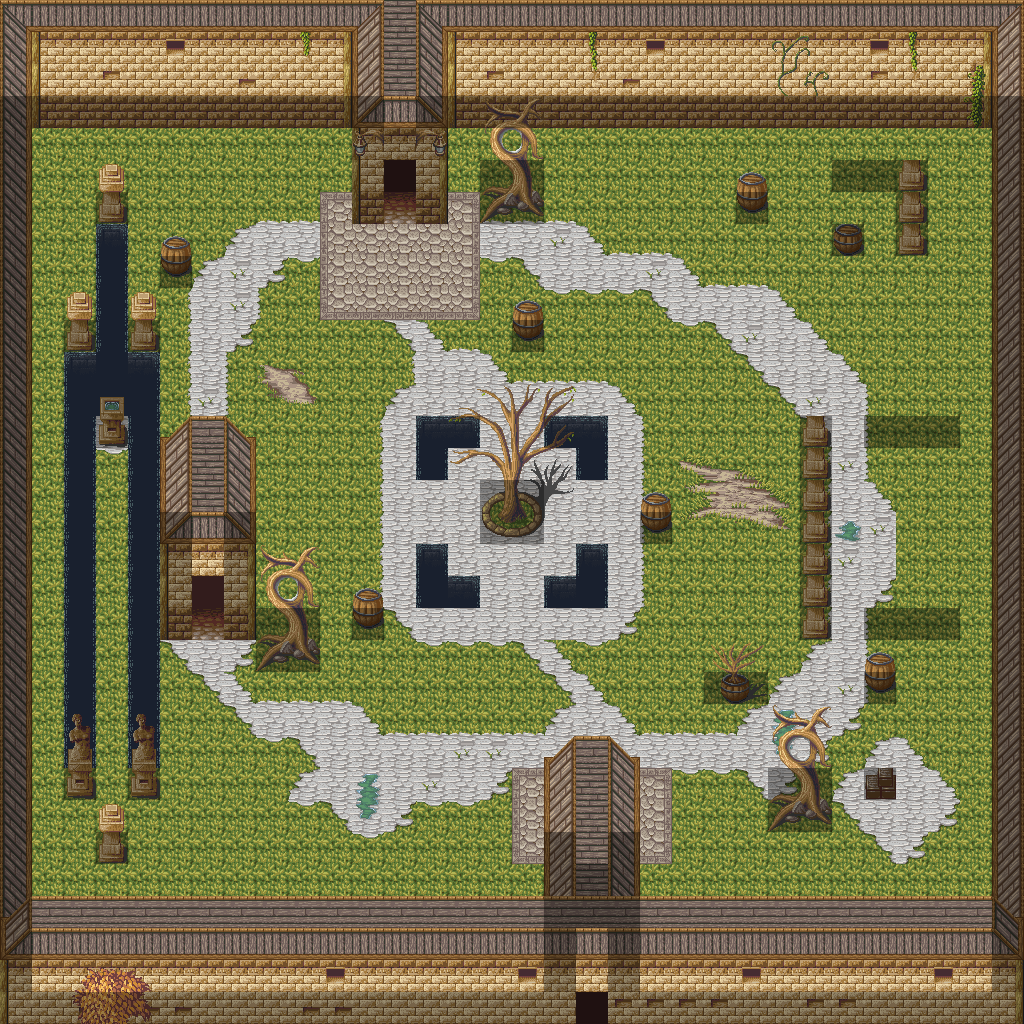

A level layout from a 2D game, rendered from its tile map. Below: a short description, then the map file with tile-grid data replaced by summaries:
An orthogonal 32x32 tile map with 32x32 px tiles, 4 tile layers (background, background, foreground, collisions), 1 hidden layer not drawn, 2 tilesets and 3 objects (2x teleport, spell).

<map version="1.0" orientation="orthogonal" width="32" height="32" tilewidth="32" tileheight="32">
 <tileset firstgid="1" name="Mage City" tilewidth="32" tileheight="32">
  <image source="../../TestMap/fantasy/magecity_0.png" width="256" height="1450" />
 </tileset>
 <tileset firstgid="361" name="tiled_collision" tilewidth="32" tileheight="32">
  <image source="../images/tiled_collision.png" width="480" height="32" />
 </tileset>
 <layer name="background" width="32" height="32">
  <data>[1024 cells, 1004 non-empty, 71 distinct tile ids]</data>
 </layer>
 <layer name="background" width="32" height="32">
  <data>[1024 cells, 17 non-empty, 8 distinct tile ids]</data>
 </layer>
 <layer name="foreground" width="32" height="32">
  <data>[1024 cells, 117 non-empty, 61 distinct tile ids]</data>
 </layer>
 <layer name="foreground" width="32" height="32" visible="0">
  <data>[1024 cells, 79 non-empty, 26 distinct tile ids]</data>
 </layer>
 <layer name="collisions" width="32" height="32">
  <data>[1024 cells, 240 non-empty, 1 distinct tile ids]</data>
 </layer>
 <objectgroup name="event" width="32" height="32">
  <object name="Lightning spell" type="spell" x="95" y="445" width="33" height="22">
   <properties>
    <property name="spell" value="function" />
   </properties>
  </object>
  <object name="To MagicBar" type="teleport" x="386" y="193" width="29" height="28">
   <properties>
    <property name="warp" value="magicbar,300,300" />
   </properties>
  </object>
  <object name="To Fields" type="teleport" x="579" y="833" width="27" height="28">
   <properties>
    <property name="warp" value="fields,500,100" />
   </properties>
  </object>
 </objectgroup>
</map>
